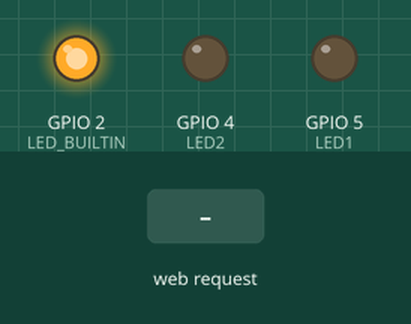
The sketch below on a simulated ESP8266 (NodeMCU). Shown: output pins drawn as LEDs (lit = HIGH, except the on-board LED, lit = LOW). The inputs (shaded band) are chosen by the test bench. WiFi joins after 1.5 s; servers stay silent unless stated; what the sketch prints to the serial monitor is not drawn.

Above: at 2.7 s.
2.8 s: HTTP request GET /LED1ON received
At 3.4 s:
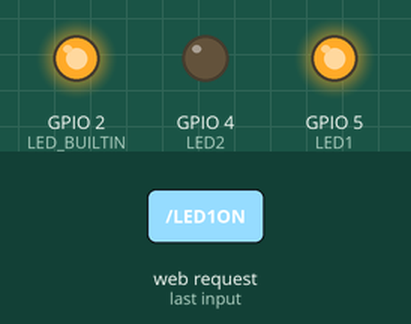
4.3 s: HTTP request GET /LED2ON received
At 5.5 s:
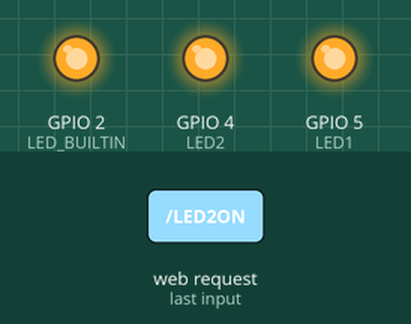
5.8 s: HTTP request GET /LED_BUILTINON received
At 6.9 s:
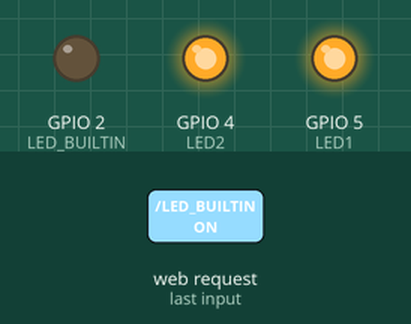
7.3 s: HTTP request GET /LED1OFF received
At 8.0 s:
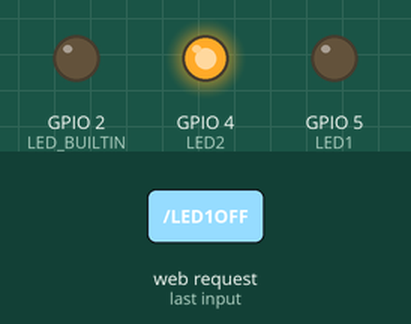
8.8 s: HTTP request GET /LED2OFF received
At 9.1 s:
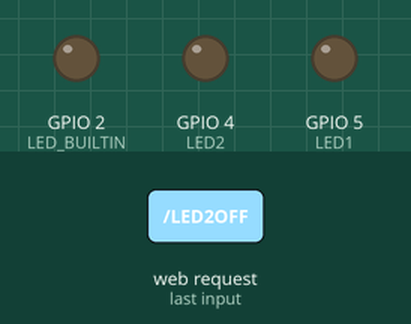
10.3 s: HTTP request GET /LED_BUILTINOFF received
At 11.5 s:
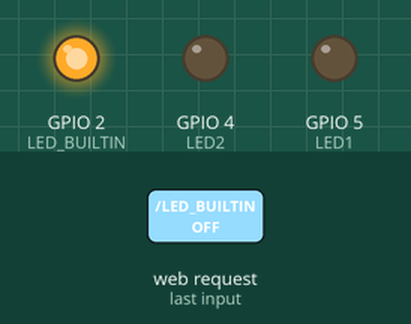
Timing chart, 0 to 12.8 s (numbered marks = the images above; inputs shaded):
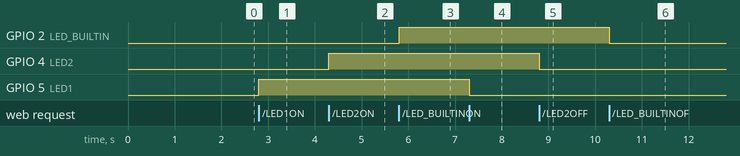

The sketch:

sketch_postest1.ino
```cpp
#include <ESP8266WiFi.h>
#include <ESP8266WebServer.h>

#define LED1 5 // Pemilihan Pin D1
#define LED2  4 // Pemilihan Pin D2

const char* ssid = "Universitas Mulawarman";       // Nama SSID AP/Hotspot
const char* password = "";    // Password Wifi

ESP8266WebServer server(80);      //Menyatakan Webserver pada port 80
String webpage;

void setup() {  //Pengaturan Pin
  Serial.begin(115200);
  delay(10);

  pinMode(LED1, OUTPUT);
  pinMode(LED2, OUTPUT);
  pinMode(LED_BUILTIN, OUTPUT);

  // Connect ke WiFi
  Serial.println();
  Serial.print("Configuring access point...");

  // Mengatur WiFi
  WiFi.mode(WIFI_STA);                      // Mode Station
  // WiFi.mode(WIFI_AP);                      // Mode AP
  WiFi.begin(ssid, password);               // Mencocokan SSID dan Password

  while (WiFi.status() != WL_CONNECTED) {
    delay(500);
    Serial.print(".");
  }

  // Print status Connect
  Serial.println("IP address: ");
  Serial.println(WiFi.localIP());
  // Serial.println(WiFi.softAPIP());

  digitalWrite(LED1, LOW);
  digitalWrite(LED2, LOW);
  digitalWrite(LED_BUILTIN, LOW);

  // Isi dari Webpage
  webpage += "<h1> Web Control LED ESP8266</h1>";
  webpage += "LED 1 : ";
  webpage += "<a href=\"LED1ON\"\"><button>ON</button></a><a href=\"LED1OFF\"\"><button>OFF</button></a><br>";
  webpage += "LED 2 : ";
  webpage += "<a href=\"LED2ON\"\"><button>ON</button></a><a href=\"LED2OFF\"\"><button>OFF</button></a><br>";
  webpage += "LED BUILTIN : ";
  webpage += "<a href=\"LED_BUILTINON\"\"><button>ON</button></a><a href=\"LED_BUILTINOFF\"\"><button>OFF</button></a></br>";

  // Membuat file webpage
  server.on("/", []() {
    server.send(200, "text/html", webpage);
  });

  // Bagian ini untuk merespon perintah yang masuk
  server.on("/LED1ON", []() {
    server.send(200, "text/html", webpage);
    digitalWrite(LED1, HIGH);
  });
  server.on("/LED2ON", []() {
    server.send(200, "text/html", webpage);
    digitalWrite(LED2, HIGH);
  });
  server.on("/LED_BUILTINON", []() {
    server.send(200, "text/html", webpage);
    digitalWrite(LED_BUILTIN, HIGH);
  });
  server.on("/LED1OFF", []() {
    server.send(200, "text/html", webpage);
    digitalWrite(LED1, LOW);
  });
  server.on("/LED2OFF", []() {
    server.send(200, "text/html", webpage);
    digitalWrite(LED2, LOW);
  });
  server.on("/LED_BUILTINOFF", []() {
    server.send(200, "text/html", webpage);
    digitalWrite(LED_BUILTIN, LOW);
  });

  server.begin();
  Serial.println("Server dijalankan");
}

void loop() {  //Perulangan Program
  server.handleClient();
}
```

Measured:
- after the input at 2.8 s, GPIO 5 (LED1): LOW → HIGH at once
- after the input at 4.3 s, GPIO 4 (LED2): LOW → HIGH at once
- after the input at 5.8 s, GPIO 2 (LED_BUILTIN): LOW → HIGH at once
- after the input at 7.3 s, GPIO 5 (LED1): HIGH → LOW at once
- after the input at 8.8 s, GPIO 4 (LED2): HIGH → LOW at once
- after the input at 10.3 s, GPIO 2 (LED_BUILTIN): HIGH → LOW at once
